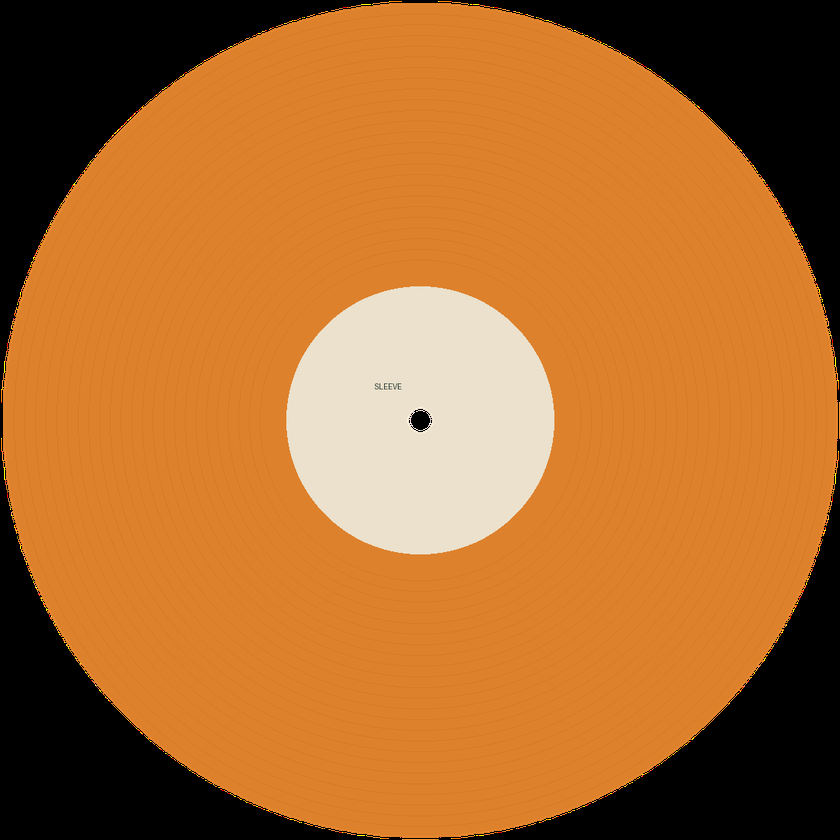
#> input picture Resources/Samples/Oranje-referentie.png, 840 x 840 px, shrunk from 1100 x 1100 before the run
$ python scan_kleur_kanten.py ../Samples/Oranje-referentie.png ../Samples/Voorbeeld_sidea.png
#> lines starting #> are read from the running program, lines starting #| are printed output that depends on the picture; after the words box and inside, x2 and y2 are one past the last pixel; in counts of white or black regions, pixels touching at a corner belong together
#!/usr/bin/env python3
"""Feit: kant A en kant B (en C en D) zijn dezelfde plaat, dus hetzelfde vinyl.
Verschillen in kleur komen van de scanner (elke kant apart gescand en belicht).
Meet de kleur van het vinyl (ring tussen label en rand) op beide kanten en trek
het verschil gelijk naar het midden ertussen. Alleen kleur/licht, geen vorm.

Gebruik: scan_kleur_kanten.py kantA.png kantB.png   (bestanden worden bijgewerkt)
"""
import sys, cv2, numpy as np


def ring_colour(img):
    h, w = img.shape[:2]; yy, xx = np.ogrid[:h, :w]
    r = np.hypot(xx - w / 2, yy - h / 2) / (w / 2)
    m = (r > .45) & (r < .9) & (img[:, :, 3] > 250)
    if m.sum() < 1000:
        return None                                   # te weinig vinyl zichtbaar om te meten
    lin = (img[:, :, :3][m].astype(np.float32) / 255) ** 2.2        # in lineair licht vergelijken
    return np.median(lin, 0)


DARK = (12 / 255) ** 2.2        # een kleurkanaal dat in het vinyl (bijna) zwart is, meet niets
SCANNER = (0.85, 1.18)          # zoveel kan dezelfde plaat tussen twee scans in licht verschillen


def gains(ca, cb, first_only=False):
    """Feit: het verschil tussen twee scans van dezelfde plaat is een klein verschil in belichting
    per kleurkanaal. Geeft per kant de correctie naar het midden, of None als het verschil groter is
    dan een scanner kan verklaren (dan zijn de kanten echt anders, bv. gemarmerd vinyl).
    Een kanaal waarin het vinyl bijna zwart is (rood bij blauw vinyl) zegt niets over de belichting:
    dat kanaal blijft zoals het is. (Zonder dit werd een wit label blauwgroen: 0,5.27, Urban Solitude blauw.)"""
    target = cb if first_only else (ca + cb) / 2; out = []   # first_only: kant 1 naar kant 2 (die is al gelijkgetrokken)
    for c in (ca, cb):
        g = target / np.maximum(c, 1e-6)
        g[np.minimum(ca, cb) < DARK] = 1.0
        out.append(g)
    if any((g < SCANNER[0]).any() or (g > SCANNER[1]).any() for g in out):
        return None
    return out


def main():
    a, b = sys.argv[1], sys.argv[2]; first_only = '--first-only' in sys.argv[3:]
    A = cv2.imread(a, cv2.IMREAD_UNCHANGED); B = cv2.imread(b, cv2.IMREAD_UNCHANGED)
#> in main, A is the input picture: shape (840, 840, 4); mean B, G, R, A 46.7, 108, 174, 197.5
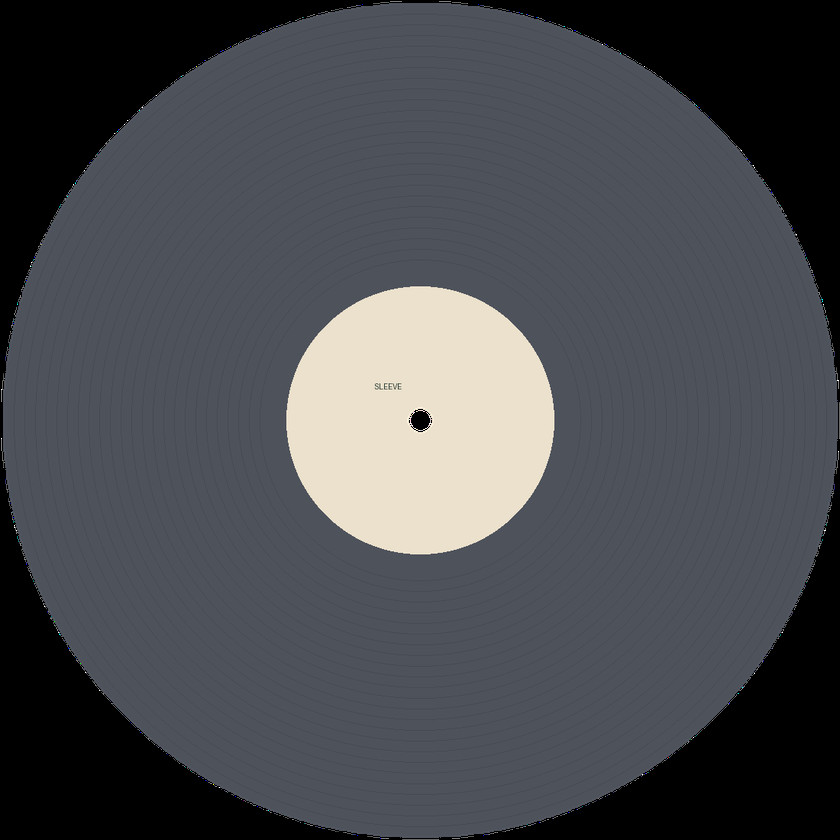
#> input picture Resources/Samples/Voorbeeld_sidea.png, 840 x 840 px, shrunk from 1100 x 1100 before the run
#> in main, B is the input picture: shape (840, 840, 4); mean B, G, R, A 79.7, 75, 73, 197.5
    if any(x is None or x.ndim != 3 or x.shape[2] != 4 for x in (A, B)):
        print('a side could not be read as a cut-out image; both kept as scanned'); return
    ca, cb = ring_colour(A), ring_colour(B)
#> in ring_colour, `m = (r > .45) & (r < .9) & (img[:, :, 3] > 250)`:
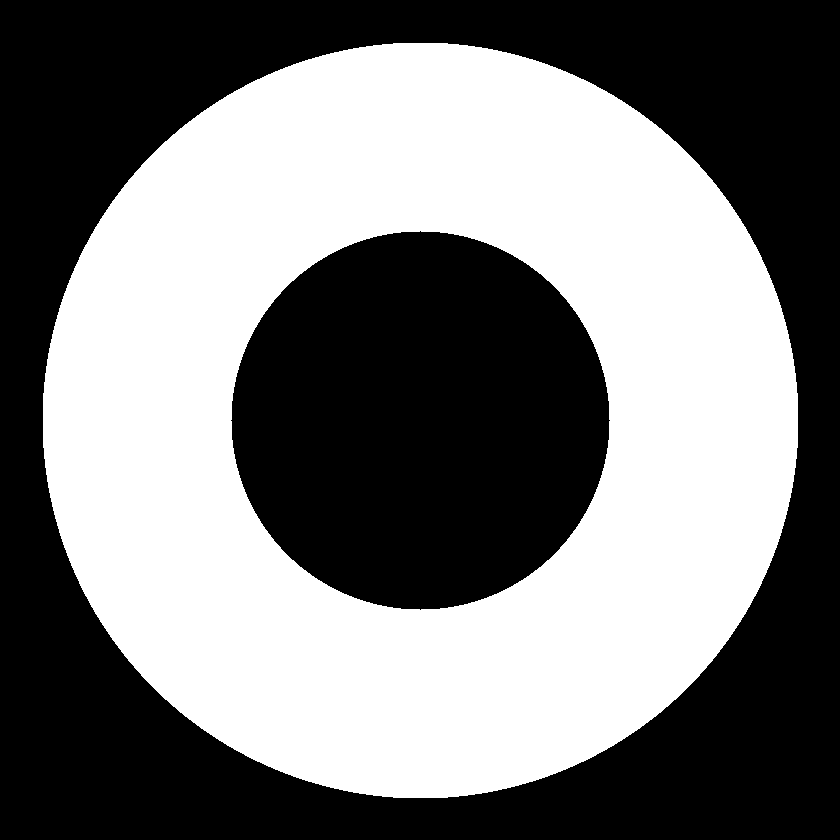
#> m: shape (840, 840) bool; 47.7% white; 1 white region, box (x1, y1, x2, y2) and area: (43, 43, 798, 798) 336640
#> in ring_colour (call 2), `r = np.hypot(xx - w / 2, yy - h / 2) / (w / 2)`:
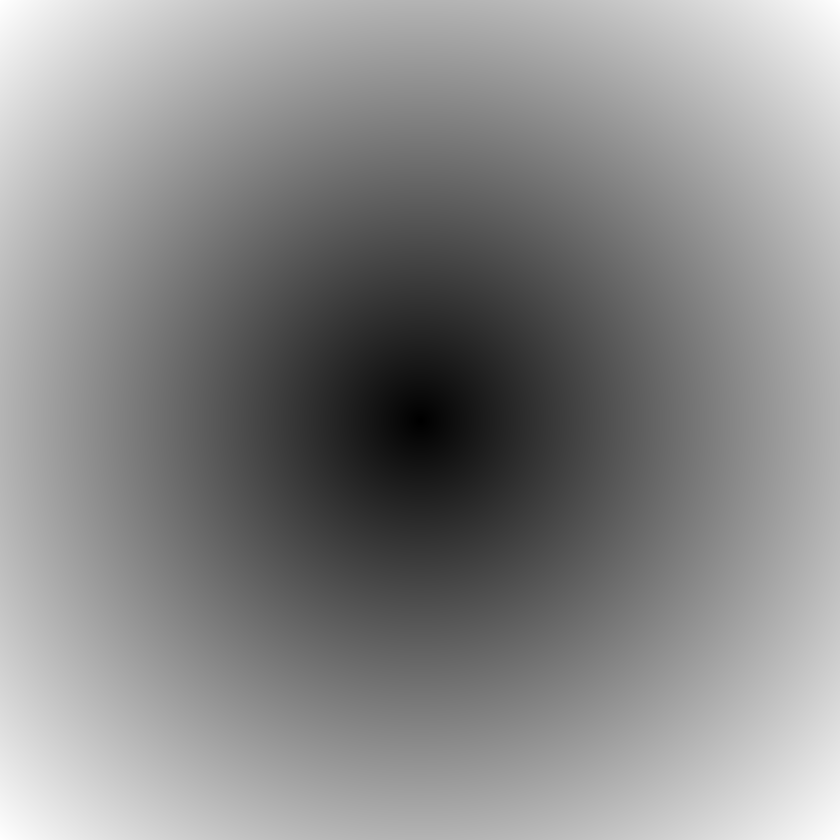
#> r: shape (840, 840) float64; min 0, max 1.41, mean 0.765; drawn with min black and max white
#> ca = [0.021, 0.223, 0.737]; cb = [0.104, 0.0824, 0.0738]
    if ca is None or cb is None:
        print('too little vinyl visible to compare the colour; both kept as scanned'); return
    found = gains(ca, cb, first_only)
#> in gains, `target = cb if first_only else (ca + cb) / 2`: target = [0.0623, 0.153, 0.406]
#> the loop in gains, `for c in (ca, cb):` made 2 passes
#> c on passes 1 to 2: [0.021, 0.223, 0.737], [0.104, 0.0824, 0.0738]
#> after the loop in gains, `for c in (ca, cb):`: out = [[2.97, 0.685, 0.55], [0.601, 1.85, 5.49]]
    if found is None:
        print('sides differ more in colour than a scanner explains; both kept as scanned'); return
    for path, img, gain in ((a, A, found[0]), (b, B, found[1]))[:1 if first_only else 2]:
        if np.allclose(gain, 1.0, atol=.004):
            print(path.split('/')[-1], 'already the same colour; kept as scanned'); continue
        lin = (img[:, :, :3].astype(np.float32) / 255) ** 2.2 * gain
        img[:, :, :3] = np.clip(lin ** (1 / 2.2) * 255 + .5, 0, 255).astype(np.uint8)
        from PIL import Image
        Image.MAX_IMAGE_PIXELS = None
        with Image.open(path) as im:
            dpi = im.info.get('dpi')
        out = Image.fromarray(cv2.cvtColor(img, cv2.COLOR_BGRA2RGBA))
        out.save(path, dpi=dpi) if dpi else out.save(path)
        print(path.split('/')[-1], 'gain per channel (B,G,R):', np.round(gain, 3).tolist())


if __name__ == '__main__':
    main()
